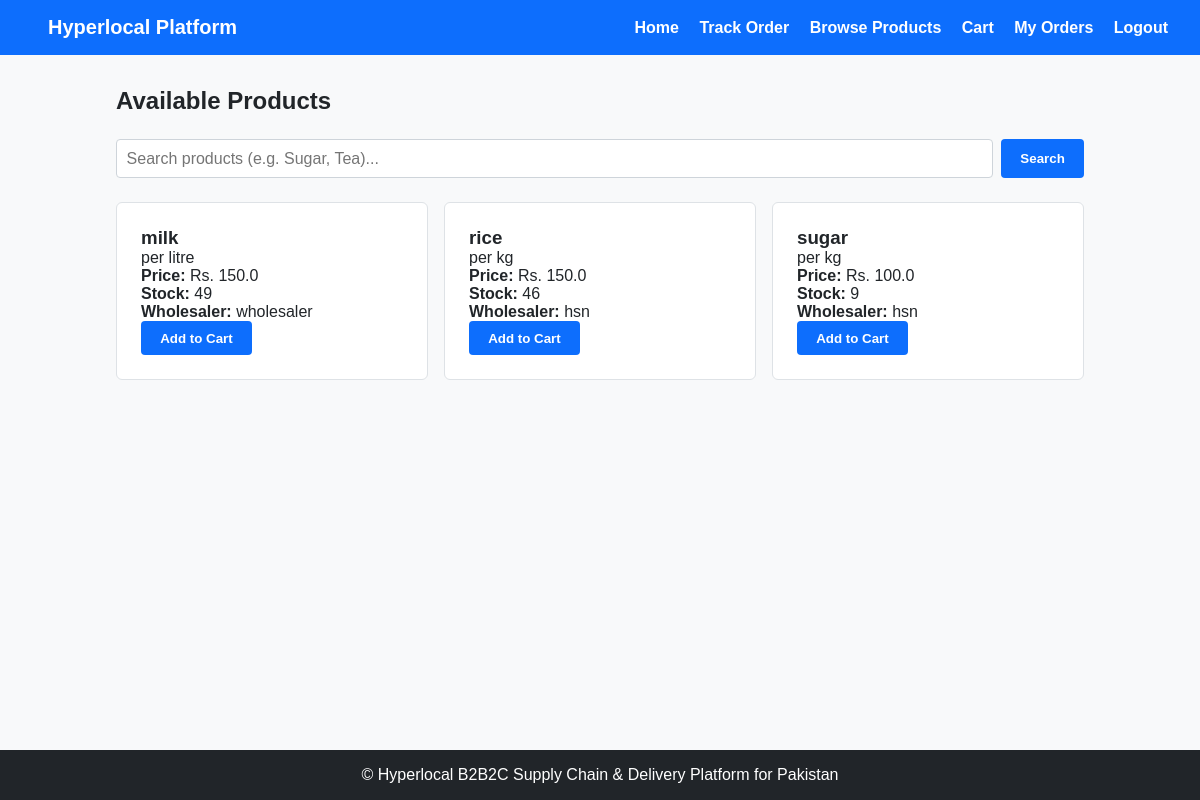
The app's page /shopkeeper/products (signed in) with its own data.
### tables this page shows
CREATE TABLE products (
            id INTEGER PRIMARY KEY AUTOINCREMENT,
            wholesaler_id INTEGER NOT NULL,
            name TEXT NOT NULL,
            description TEXT NOT NULL,
            price REAL NOT NULL,
            stock INTEGER NOT NULL,
            category TEXT NOT NULL,
            created_at TEXT NOT NULL,
            FOREIGN KEY (wholesaler_id) REFERENCES users(id)
        );

CREATE TABLE users (
            id INTEGER PRIMARY KEY AUTOINCREMENT,
            name TEXT NOT NULL,
            email TEXT NOT NULL UNIQUE,
            password TEXT NOT NULL,
            role TEXT NOT NULL,
            created_AT TEXT NOT NULL
        );

### app.py (the view)
@app.route("/shopkeeper/products")
def shopkeeper_products():
    if not has_role("Shopkeeper"):
        flash("Access denied.", "error")
        return redirect(url_for("login"))
    search = request.args.get("search", "").strip()
    connection = get_db_connection()
    if search:
        like_term = f"%{search}%"
        products = connection.execute("""
            SELECT p.*, u.name AS wholesaler_name
            FROM products p
            JOIN users u ON p.wholesaler_id = u.id
            WHERE p.name LIKE ?
               OR p.category LIKE ?
               OR p.description LIKE ?
            ORDER BY p.id DESC
        """, (like_term, like_term, like_term)).fetchall()
    else:
        products = connection.execute("""
            SELECT p.*, u.name AS wholesaler_name
            FROM products p
            JOIN users u ON p.wholesaler_id = u.id
            ORDER BY p.id DESC
        """).fetchall()
    connection.close()
    return render_template(
        "shopkeeper/products.html",
        products=products,
        search=search
    )

### app.py (called while the page is built)
def is_logged_in():
    return "user_id" in session

def has_role(role):
    return is_logged_in() and session.get("user_role") == role

### database/database.py (called while the page is built)
def get_db_connection():
    connection= sqlite3.connect(DATABASE)
    connection.row_factory = sqlite3.Row
    return connection

### templates/shopkeeper/products.html (shortened to what this page needs)
{% extends "base.html" %}
{% block content %}
<div class="products-container">
    <h2>Available Products</h2>
    <form method="GET"
          action="{{ url_for('shopkeeper_products') }}"
          class="search-form">
        <input
            type="text"
            name="search"
            class="form-control"
            placeholder="Search products (e.g. Sugar, Tea)..."
        >
        <button type="submit" class="btn btn-primary">
            Search
        </button>
    </form>
    <div class="product-cards">
        {% if products %}
            {% for product in products %}
            <div class="card">
                <h3>
                    {{ product.name }}
                </h3>
                <p>
                    {{ product.description }}
                </p>
                <p>
                    <strong>Price:</strong>
                    Rs. {{ product.price }}
                </p>
                <p>
                    <strong>Stock:</strong>
                    {{ product.stock }}
                </p>
                <p>
                    <strong>Wholesaler:</strong>
                    {{ product.wholesaler_name }}
                </p>
                <form method="POST"
                      action="{{ url_for('add_to_cart', product_id=product.id) }}">
                    {% if product.stock > 0 %}
                        <button
                            type="submit"
                            class="btn btn-primary">
                            Add to Cart
                        </button>
                    {% endif %}
                </form>
            </div>
            {% endfor %}
        {% else %}
            <p>No products available.</p>
        {% endif %}
    </div>
</div>
{% endblock %}

### static/css/style.css (style rules this page uses)
* { box-sizing: border-box; margin: 0; padding: 0; font-family: Arial, sans-serif; }
body { background-color: #f8f9fa; color: #212529; display: flex; flex-direction: column; min-height: 100vh; }
.card, .form-container { background: #ffffff; border: 1px solid #dee2e6; border-radius: 6px; padding: 1.5rem; margin-bottom: 1.5rem; }
.btn { display: inline-block; background-color: #0d6efd; color: #ffffff; padding: 0.6rem 1.2rem; border: none; border-radius: 4px; cursor: pointer; text-decoration: none; font-weight: bold; text-align: center; }
.btn-primary { background-color: #0d6efd; }
.products-container { width: 100%; }
.products-container h2 { margin-bottom: 1.5rem; }
.product-cards { display: grid; grid-template-columns: repeat(auto-fit, minmax(240px, 1fr)); gap: 1rem; margin-top: 1.5rem; }
.search-form { display: flex; gap: 0.5rem; margin-bottom: 1.5rem; }
.search-form input { flex: 1; padding: 0.6rem; border: 1px solid #ced4da; border-radius: 4px; font-size: 1rem; }

### records on screen
products: name "milk", description "per litre", price "150.0", stock "49", wholesaler_name "wholesaler", shows "Add to Cart"
products: name "rice", description "per kg", price "150.0", stock "46", wholesaler_name "hsn", shows "Add to Cart"
products: name "sugar", description "per kg", price "100.0", stock "9", wholesaler_name "hsn", shows "Add to Cart"
